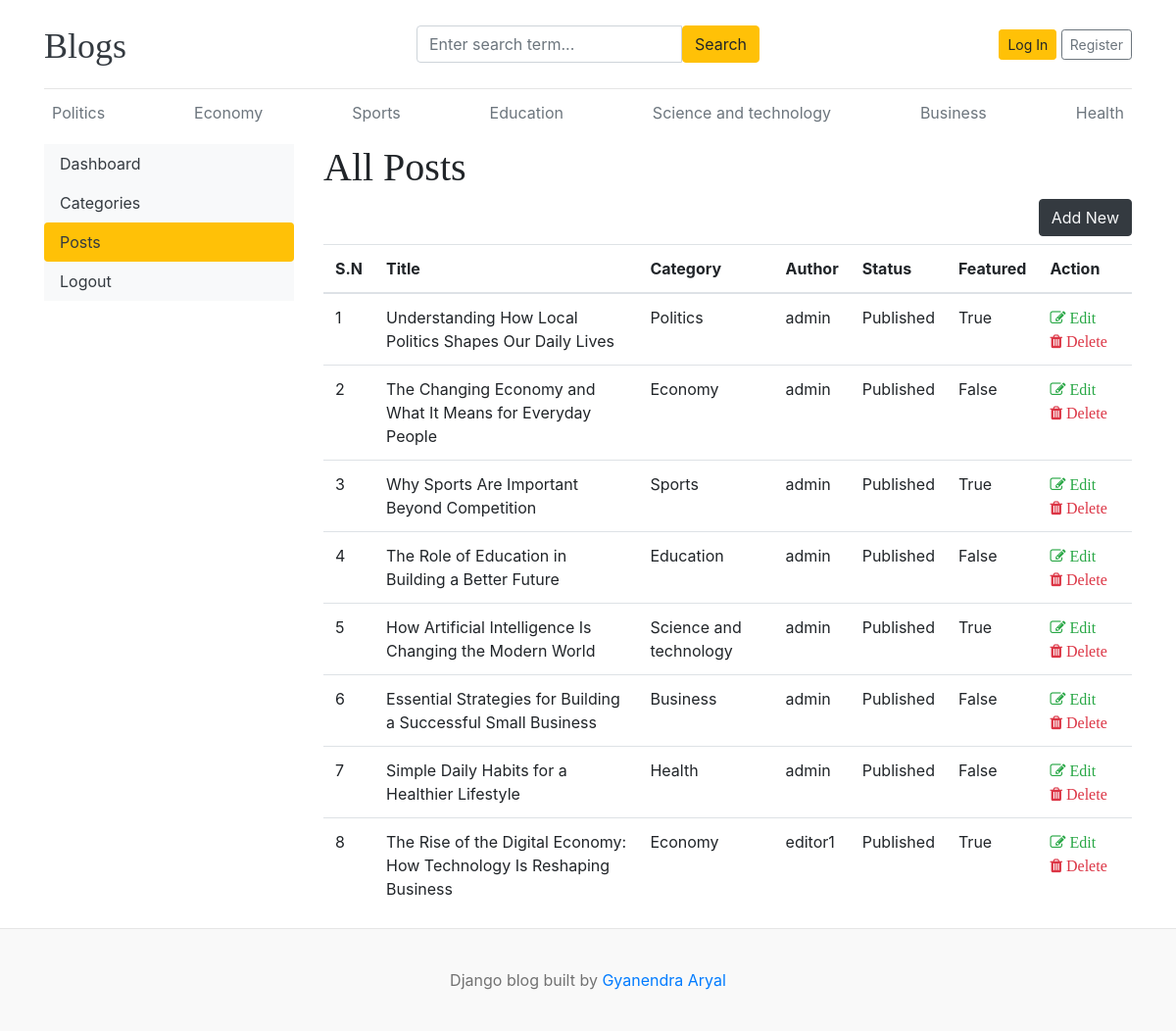
The app's page /dashboard/posts/, older data.
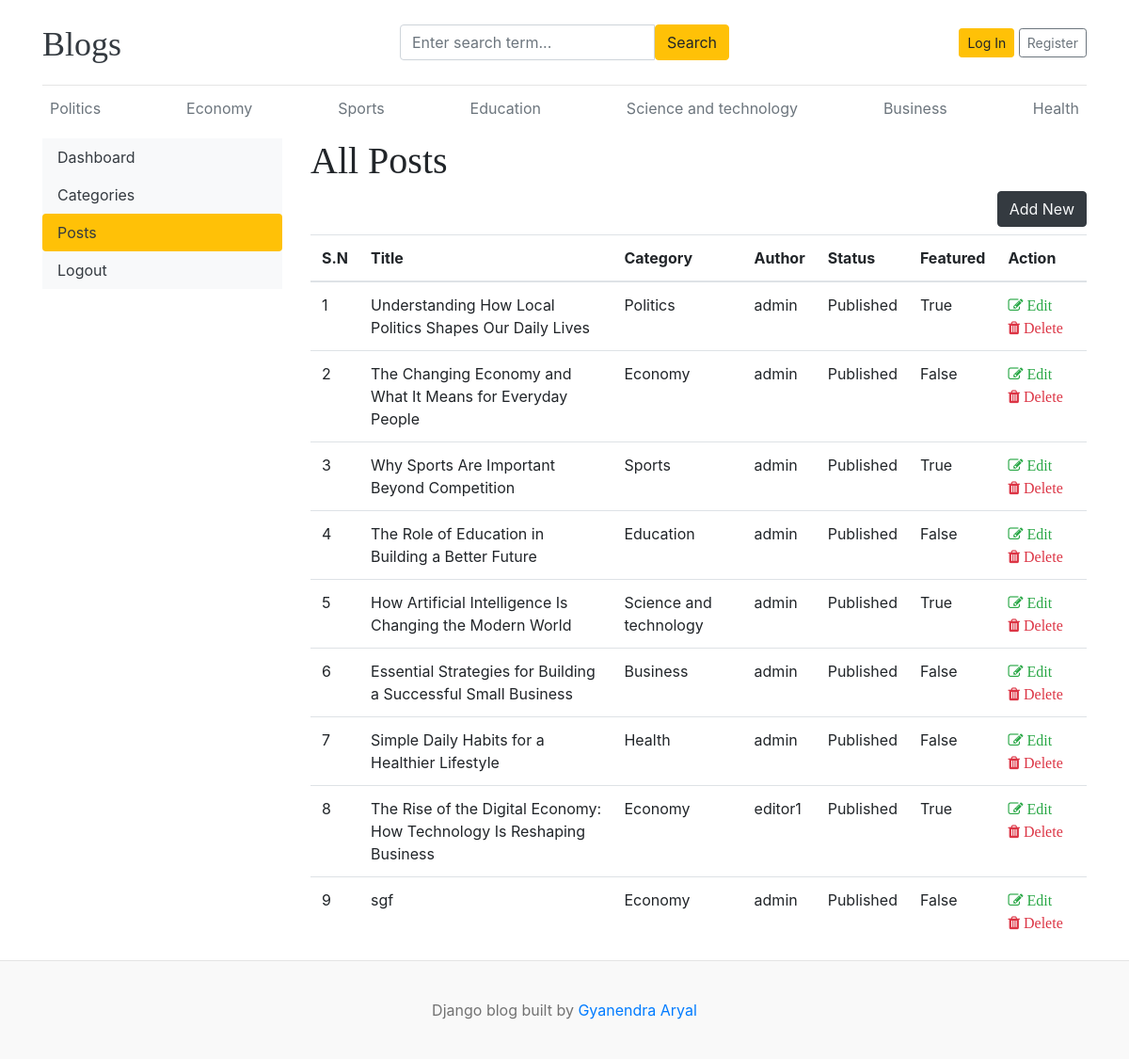
The same page, newer data.
### blogs/models.py (models this page shows, shortened)
class Category(models.Model):
    id = models.BigAutoField(primary_key=True)
    category_name = models.CharField(max_length=100, unique=True)
    created_at = models.DateTimeField(auto_now_add=True)
    updated_at = models.DateTimeField(auto_now=True)
    class Meta:
        verbose_name_plural = "categories"
    def __str__(self):
        return self.category_name

class Blog(models.Model):
    STATUS_CHOICES = [
        ("Draft", "DRAFT"),
        ("Published", "PUBLISHED"),
    ]
    id = models.BigAutoField(primary_key=True)
    title = models.CharField(max_length=100)
    slug = models.SlugField(max_length=150, unique=True, blank=True)
    category = models.ForeignKey(Category, on_delete=models.CASCADE)
    author = models.ForeignKey(User, on_delete=models.CASCADE)
    featured_image = models.ImageField(upload_to="uploads/%Y/%m/%d")
    short_description = models.TextField()
    blog_body = models.TextField()
    status = models.CharField(choices=STATUS_CHOICES, default="Draft", max_length=20)
    is_featured = models.BooleanField(default=False)
    created_at = models.DateTimeField(auto_now_add=True)
    updated_at = models.DateTimeField(auto_now=True)

### dashboards/views.py (the view)
# urls.py: path("posts/", views.posts, name="posts"),
def posts(request):
    posts = Blog.objects.all()
    context = {"posts": posts}
    return render(request, "dashboard/posts.html", context)

### blogs/context_processors.py (called while the page is built)
def get_categories(request):
    categories = Category.objects.all()
    return dict(categories=categories)

def get_social_links(request):
    social_links = SocialLink.objects.all()
    return dict(social_links=social_links)

### templates/dashboard/posts.html (shortened to what this page needs)
{% extends "base.html" %}
{% block content %}
<div class="row">
  {% include "dashboard/sidebar.html" %} {% comment %} Right sidebar {% endcomment %}
  <div class="col-md-9">
    <h1>All Posts</h1>
    <a href="{% url "add_post"%}" class="btn text-light btn-dark float-right mb-2">Add New</a>
    <table class="table table-hover">
      <thead>
        <tr>
          <th>S.N</th>
          <th>Title</th>
          <th>Category</th>
          <th>Author</th>
          <th>Status</th>
          <th>Featured</th>
          <th>Action</th>
        </tr>
      </thead>
      <tbody>
        {% for post in posts %}
        <tr>
          <td>{{forloop.counter}}</td>
          <td>{{post.title}}</td>
          <td>{{post.category}}</td>
          <td>{{post.author}}</td>
          <td>{{post.status}}</td>
          <td>{{post.is_featured}}</td>
          <td>
            <a href="{% url "edit_post" post.id %}">
              <i class="fa fa-edit text-success"> Edit</i>
            </a>
            <a href="">
              <i class="fa fa-trash text-danger"> Delete</i>
            </a>
          </td>
        </tr>
        {% endfor %}
      </tbody>
    </table>
  </div>
</div>
{% endblock content %}

### templates/base.html (shortened to what this page needs)
{%load static%}
<!DOCTYPE html>
<html lang="en">
<head>
    <link href="https://getbootstrap.com/docs/4.0/dist/css/bootstrap.min.css" rel="stylesheet">
    <link href="{% static 'css/blog.css'%}" rel="stylesheet">
    <link rel="stylesheet" href="https://cdnjs.cloudflare.com/ajax/libs/font-awesome/4.7.0/css/font-awesome.min.css">
  </head>
<body>
    <div class="container">
      <header class="blog-header py-3">
        <div class="row flex-nowrap justify-content-between align-items-center">
          <div class="col-4 pt-1">
            <a class="blog-header-logo text-dark" href="/">Blogs</a>
          </div>
          <div class = "col-4">
            <form action="{% url "search" %}" method="GET">
                <div class="input-group">
                    <input class="form-control" name="keyword" value="{{ keyword }}" type="text" placeholder="Enter search term...">
                    <button type="submit" class="btn btn-warning " id="button-search">Search</button>
                </div>
            </form>
          </div>
          <div class="col-4 d-flex justify-content-end align-items-center">
            {% if not user.is_authenticated %}
            <a class="btn btn-sm btn-warning" href="{% url "login"%}">Log In</a> &nbsp;
            <a class="btn btn-sm btn-outline-secondary" href="{% url 'register'%}">Register</a>
            {% endif %}
          </div>
        </div>
      </header>
      <div class="nav-scroller py-1 mb-2">
        <nav class="nav d-flex justify-content-between">
            {% for cat in categories%}
          <a class="p-2 text-muted" href="{% url 'posts_by_category' cat.id %} ">{{cat}}</a>
          {% endfor %}
        </nav>
      </div>
{% block content %}
{% endblock content %}
</div>
<footer class="blog-footer">
    <p>Django blog built by <a href="#">Gyanendra Aryal</a></p>
</footer>
</body>
</html>

Row changes from the older to the newer data that the page shows:
added Blog: title "sgf", category "Economy", author "admin", status "Published", is_featured "False"
